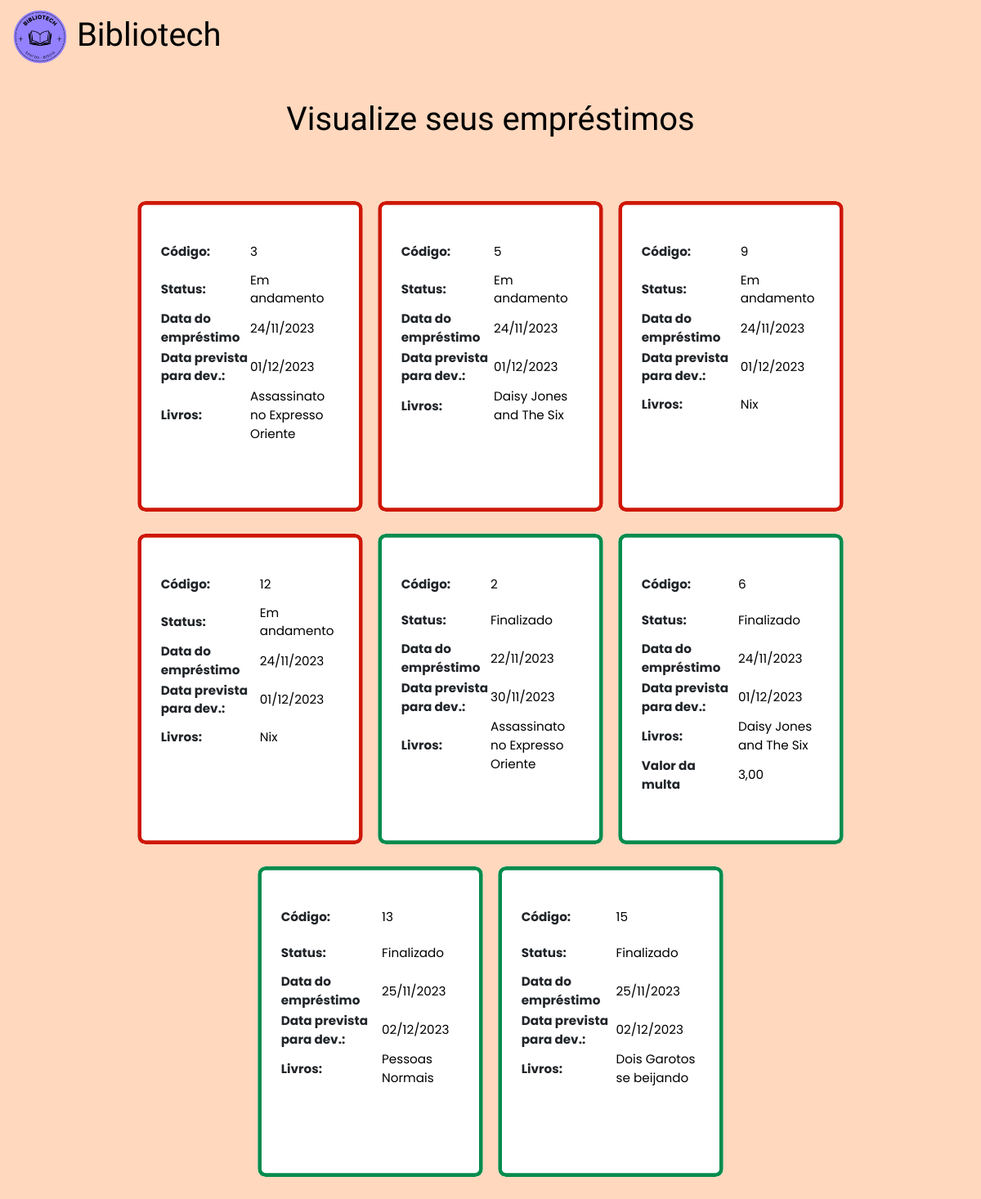
Page /meusEmprestimos2.php (signed in) on the earlier database version.
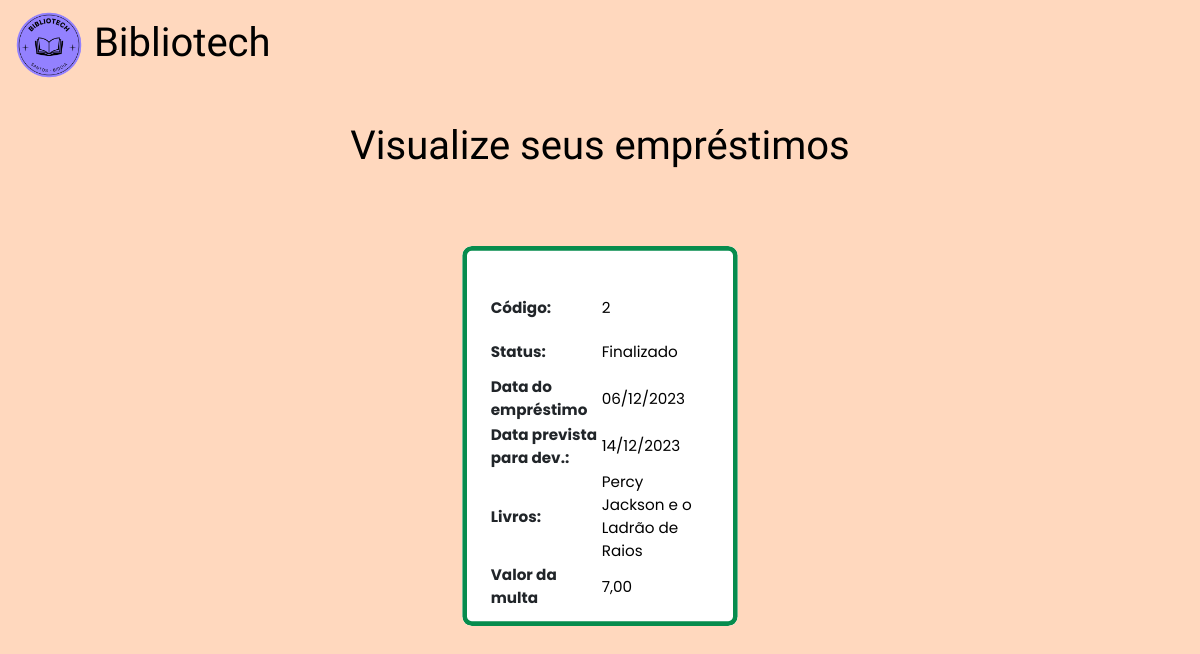
Same page on the later database version.
### tables this page shows
CREATE TABLE `emprestimo` (
  `id` int(11) NOT NULL,
  `statusEmprestimo` varchar(100) DEFAULT NULL,
  `dataEmprestimo` datetime DEFAULT current_timestamp(),
  `dataPrevistaDevolucao` date DEFAULT NULL,
  `idLeitor` int(11) DEFAULT NULL,
  `valorMulta` double DEFAULT NULL
);

### meusEmprestimos2.php (the view, shortened to what this page needs)
<?php
require_once("conexao.php");
$V_WHERE = "";
$sql = "SELECT emprestimo.id as idEmprestimo, leitor.nome as nomeLeitor, statusEmprestimo, dataEmprestimo, dataPrevistaDevolucao, valorMulta
        FROM emprestimo
        LEFT JOIN leitor ON emprestimo.idLeitor = leitor.id
        WHERE idLeitor = $_SESSION[id]
        ORDER BY statusEmprestimo = 'Em andamento' desc".$V_WHERE;
$resultado = mysqli_query($conexao, $sql);
?>
<!DOCTYPE html>
<html lang="pt-br">
<head>
    <link rel="stylesheet" href="css/style.css">
    <link rel="stylesheet" href="css/cadastrar.css">
    <link rel="stylesheet" href="css/bootstrap.css">
    <link rel="stylesheet" href="css/acervo.css">
    <link rel="stylesheet" href="https://unicons.iconscout.com/release/v4.0.0/css/line.css">
</head>
<body>
    <section class="dashboardLeitor">
        <a href="principal.php" style="text-decoration: none">
            <h1 class="tituloLeitor text"> <img src="logobiblio.png" alt="logo" width="70px"> Bibliotech</h1><br>
        </a>
        <h1 class="titulo text">Visualize seus empréstimos</h1>
        <br><br>
<center>
        <?php while($linha = mysqli_fetch_array($resultado)) {
            if($linha['statusEmprestimo'] == 'Finalizado') { ?>
                <div class="wrapperAcervo" style="height: 400px;">
                    <div class="containerAcervo"
                        style="border: 5px solid #068C4D; padding: 10px; border-radius: 10px 10px 10px 10px; width: 290px; height: 400px;">
                        <div class="topAcervo">
                            <div class="contentsAcervo">
                                <table
                                    style="padding-top: 10%; padding-left: 5%; padding-right: 5%;text-align:left; margin-left: 1rem width:90%">
                                    <tr>
                                        <th>Código: </th>
                                        <td>
                                            <?= $linha['idEmprestimo'] ?>
                                        </td>
                                    </tr>
                                    <tr>
                                        <th>Status: </th>
                                        <td>
                                            <?= $linha['statusEmprestimo'] ?>
                                        </td>
                                    </tr>
                                    <tr>
                                        <th>Data do empréstimo</th>
                                        <td>
                                            <?= date("d/m/Y", strtotime($linha['dataEmprestimo'])); ?>
                                        </td>
                                    </tr>
                                    <tr>
                                        <th>Data prevista para dev.: </th>
                                        <td>
                                            <?= date("d/m/Y", strtotime($linha['dataPrevistaDevolucao'])) ?>
                                        </td>
                                    </tr>
                                    <tr>
                                        <th>Livros: </th>
                                        <td>
                                            <?php
                                            $idEmprestimo = $linha['idEmprestimo'];
                                            $sqlLivros = "SELECT distinct livro.titulo FROM itensdeemprestimo
                                            JOIN livro ON itensdeemprestimo.idLivro = livro.id
                                            WHERE itensdeemprestimo.idEmprestimo = $idEmprestimo";
                                            $resultadoLivros = mysqli_query($conexao, $sqlLivros);
                                            $titulosLivros = array();
                                            while($linhaLivro = mysqli_fetch_array($resultadoLivros)) {
                                                $titulosLivros[] = $linhaLivro['titulo'];
                                            }
                                            echo implode(', <br>', $titulosLivros);
                                            ?>
                                        </td>
                                    </tr>
                             <?php if($linha['valorMulta'] > 0 ) {?>
                                <tr>
                                <th>Valor da multa </th>
                                <td>
                                    <?= $linha['valorMulta'] . ',00' ?>
                                </td>
                            </tr>
                            <?php } ?>
                                </table>
                            </div>
                        </div>
                    </div>
                </div>
            <?php }
            if($linha['statusEmprestimo'] == 'Em andamento' || $linha['statusEmprestimo'] == 'Em atraso') { ?>
                <div class="wrapperAcervo" style="height: 400px">
                    <div class="containerAcervo"
                        style="border: 5px solid #CF1706; padding: 10px; border-radius: 10px 10px 10px 10px;width: 290px; height: 400px">
                        <div class="topAcervo">
                            <div class="contentsAcervo">
                                <table
                                    style="padding-top: 10%; padding-left: 5%; padding-right: 5%;text-align:left; margin-left: 1rem width:90%">
                                    <tr>
                                        <th>Código: </th>
                                        <td>
                                            <?= $linha['idEmprestimo'] ?>
                                        </td>
                                    </tr>
                                    <tr>
                                        <th>Status: </th>
                                        <td>
                                            <?= $linha['statusEmprestimo'] ?>
                                        </td>
                                    </tr>
                                    <tr>
                                        <th>Data do empréstimo</th>
                                        <td>
                                            <?= date("d/m/Y", strtotime($linha['dataEmprestimo'])); ?>
                                        </td>
                                    </tr>
                                    <tr>
                                        <th>Data prevista para dev.: </th>
                                        <td>
                                            <?= date("d/m/Y", strtotime($linha['dataPrevistaDevolucao'])) ?>
                                        </td>
                                    </tr>
                                    <tr>
                                        <th>Livros: </th>
                                        <td>
                                            <?php
                                            $idEmprestimo = $linha['idEmprestimo'];
                                            $sqlLivros = "SELECT distinct livro.titulo FROM itensdeemprestimo
                                JOIN livro ON itensdeemprestimo.idLivro = livro.id
                                WHERE itensdeemprestimo.idEmprestimo = $idEmprestimo";
                                            $resultadoLivros = mysqli_query($conexao, $sqlLivros);
                                            $titulosLivros = array();
                                            while($linhaLivro = mysqli_fetch_array($resultadoLivros)) {
                                                $titulosLivros[] = $linhaLivro['titulo'];
                                            }
                                            echo implode(', <br>', $titulosLivros);
                                            ?>
                                        </td>
                                    </tr>
                                </table>
                            </div>
                        </div>
                    </div>
                </div>
            <?php }
        } ?>
</center>
    </section>
</body>
</html>

### css/style.css (style rules this page uses)
* { margin: 0; padding: 0; box-sizing: border-box; font-family: 'Poppins', sans-serif; }
:root { --primary-color: #9381ff; --panel-color: #ffd8be; --text-color: #000; --black-light-color: #707070; --border-color: #e6e5e5; --toggle-color: #DDD; --box1-color: #4DA3FF; --box2-color: #FFE6AC; --box3-color: #E7D1FC; --index-i: #9381ff; --title-icon-color: #fff; --nav-color: white; --botaoNav: black; --tran-05: all 0.5s ease; --tran-03: all 0.3s ease; --tran-03: all 0.2s ease; }
body { min-height: 100vh; background-color: var(--primary-color); }
.dashboardLeitor { position: absolute; left: 0px; width: 100%; background-color: #ffd8be; min-height: 100vh; padding: 10px 14px; transition: var(--tran-05); }
table tbody td { height: 2.8rem; color: #000000; }
table tbody tr:last-child td { border: 2; }
.text { color: var(--text-color); }

### css/cadastrar.css (style rules this page uses)
.titulo { padding-bottom: 10px; text-align: center; font-family: Fjalla One; }
.tituloLeitor { padding-bottom: 10px; text-align: left; font-family: Fjalla One; }

Differences in the rows shown:
no longer on this page (row edited): emprestimo: id "3", statusEmprestimo "Em andamento", dataEmprestimo "24/11/2023", dataPrevistaDevolucao "01/12/2023", titulosLivros "Assassinato no Expresso Oriente"
removed emprestimo: id "5", statusEmprestimo "Em andamento", dataEmprestimo "24/11/2023", dataPrevistaDevolucao "01/12/2023", titulosLivros "Daisy Jones and The Six"
removed emprestimo: id "9", statusEmprestimo "Em andamento", dataEmprestimo "24/11/2023", dataPrevistaDevolucao "01/12/2023", titulosLivros "Nix"
removed emprestimo: id "12", statusEmprestimo "Em andamento", dataEmprestimo "24/11/2023", dataPrevistaDevolucao "01/12/2023", titulosLivros "Nix"
removed emprestimo: id "6", statusEmprestimo "Finalizado", dataEmprestimo "24/11/2023", dataPrevistaDevolucao "01/12/2023", titulosLivros "Daisy Jones and The Six", valorMulta "3"
removed emprestimo: id "13", statusEmprestimo "Finalizado", dataEmprestimo "25/11/2023", dataPrevistaDevolucao "02/12/2023", titulosLivros "Pessoas Normais"
removed emprestimo: id "15", statusEmprestimo "Finalizado", dataEmprestimo "25/11/2023", dataPrevistaDevolucao "02/12/2023", titulosLivros "Dois Garotos se beijando"
changed emprestimo "Finalizado": dataEmprestimo "22/11/2023" → "06/12/2023"; dataPrevistaDevolucao "30/11/2023" → "14/12/2023"; titulosLivros "Assassinato no Expresso Oriente" → "Percy Jackson e o Ladrão de Raios"; valorMulta (not shown) → "7"
